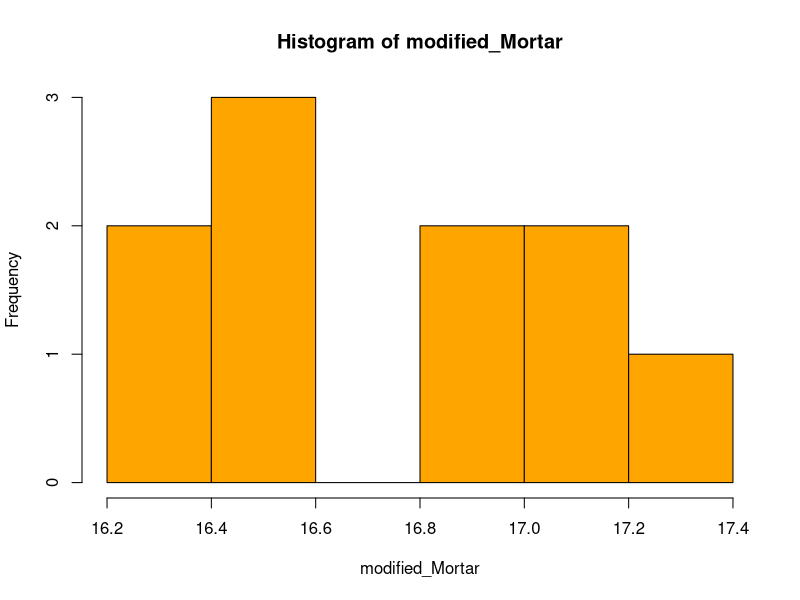
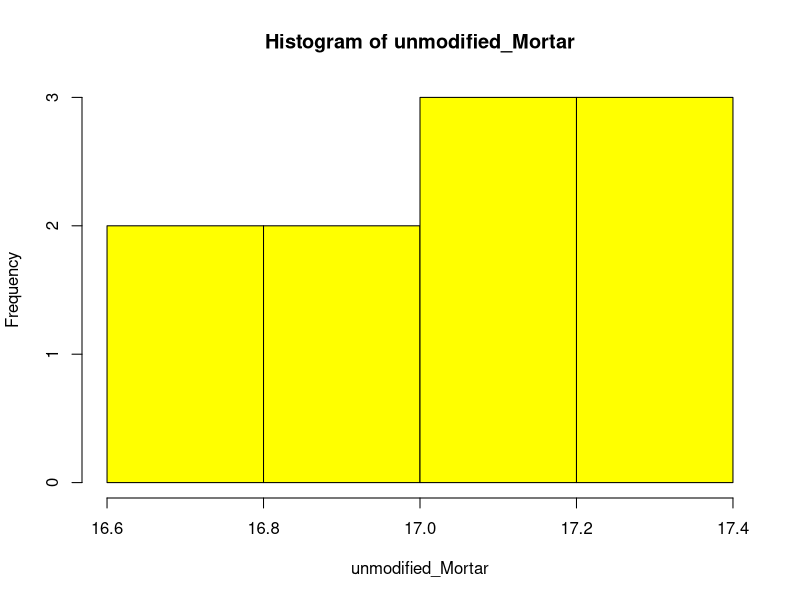
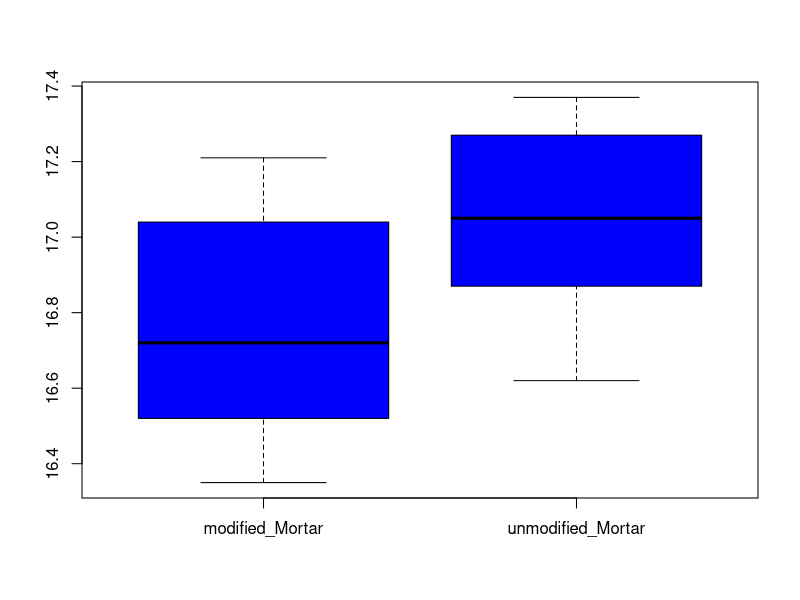
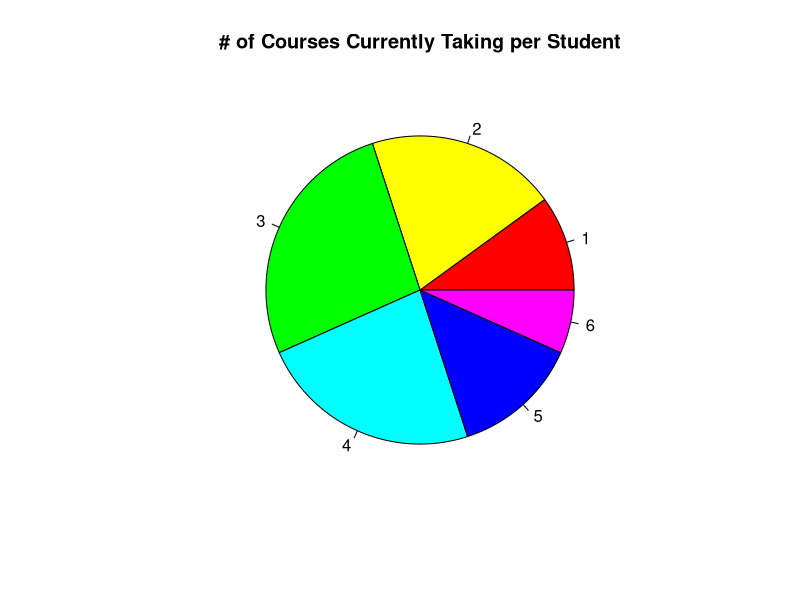
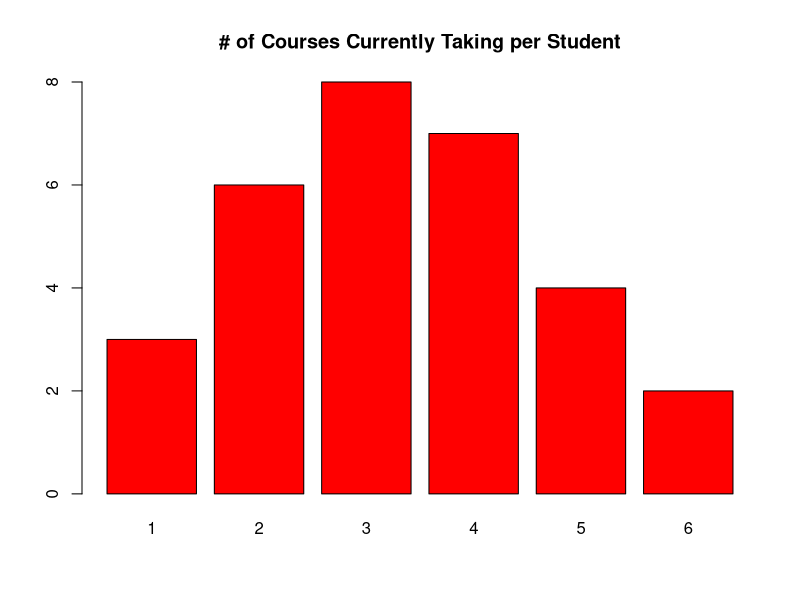

The R source for these figures, in order:
#Exercise 1

#Part a
modified_Mortar = c(16.85, 16.4, 17.21, 16.35, 16.52, 17.04, 16.96, 17.15, 16.59, 16.57)
unmodified_Mortar = c(16.62, 16.75, 17.37, 17.12, 16.98, 16.87, 17.34, 17.02, 17.08, 17.27)

#Part b
mean(modified_Mortar)
median(modified_Mortar)

mean(unmodified_Mortar)
median(unmodified_Mortar)

#Part c
sd(modified_Mortar)
var(modified_Mortar)
IQR(modified_Mortar)

sd(unmodified_Mortar)
var(unmodified_Mortar)
IQR(unmodified_Mortar)

#Part d
hist(modified_Mortar, col="orange")

#The modified_Mortar's histogram is uni-model, skewed to the right, gap in data between 16.6-16.8, and somewhat uniform from 16.2-16.4 and 16.8-17.2.

hist(unmodified_Mortar, col="yellow")

#The unmodified_Mortar's histogram is uni-model, skewed to the left, and fairly uniformed at 16.6-17 and 17-17.4.

#Part e
boxplot(list(modified_Mortar=modified_Mortar, unmodified_Mortar=unmodified_Mortar), col="blue")

#The modified Mortar is slightly skewed to the right and has a lower median tension bond strength than unmodified Mortar.
#The unmodified Mortar is fairly symmetrical with a higher median tension bond strength than modified Mortar.



#Exercise 2
#Part a
num_Courses_Taking = c(4, 2, 3, 3, 1, 5, 4, 2, 2, 4, 5, 6, 4, 3, 3, 4, 4, 5, 6, 1, 2, 2, 3, 4, 3, 3, 5, 2, 1, 3)

#Part b
courses.Counts = table(num_Courses_Taking)
courses.Counts

#Part c
pie(courses.Counts, col=rainbow(6), main="# of Courses Currently Taking per Student")

#Part d
barplot(courses.Counts, col="red", main="# of Courses Currently Taking per Student")

#Part e
sum(num_Courses_Taking > 4)



#Exercise 3
#Part a
original_seq = seq(from=2, to=50, by=2)
original_seq

#Part b
log_seq = log(original_seq)
log_seq

#Part c
removed_seq = log_seq[c(1:2, 11:length(log_seq))]
removed_seq

#part d
length(removed_seq)

#part e
sort(removed_seq, decreasing=TRUE)

end_of_program = "end_of_program"
